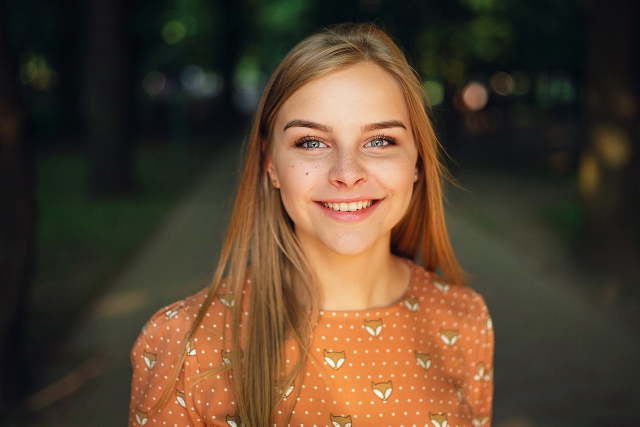
#> input picture sample_mimi.jpg, 1280 x 853 px (shown at 1/2 size)
$ python resize_img.py
#> lines starting #> are read from the running program, lines starting #| are printed output that depends on the picture
import cv2

img=cv2.imread("sample_mimi.jpg")
#> img is the input picture: shape (853, 1280, 3); mean B, G, R 46.2, 65.1, 84.6
print("Pic Size:",img.size,img.shape)
#| Pic Size: 3275520 (853, 1280, 3)

img_resize=cv2.resize(img,(300,300))
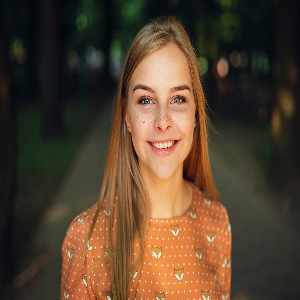
#> img_resize: shape (300, 300, 3); mean B, G, R 46.1, 65, 84.5

cv2.imshow("Mimi",img)
cv2.imshow("Mimi Resize",img_resize)

print("Resized Image",img_resize.size,img_resize.shape)
#| Resized Image 270000 (300, 300, 3)

#img crop
cropped_img=img_resize[100:200,30:200]
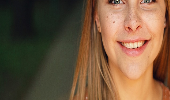
#> cropped_img: shape (100, 170, 3); mean B, G, R 62.6, 86.8, 113.2
cv2.imshow("Cropped Mimi",cropped_img)

cv2.waitKey(0)
cv2.destroyAllWindows()
